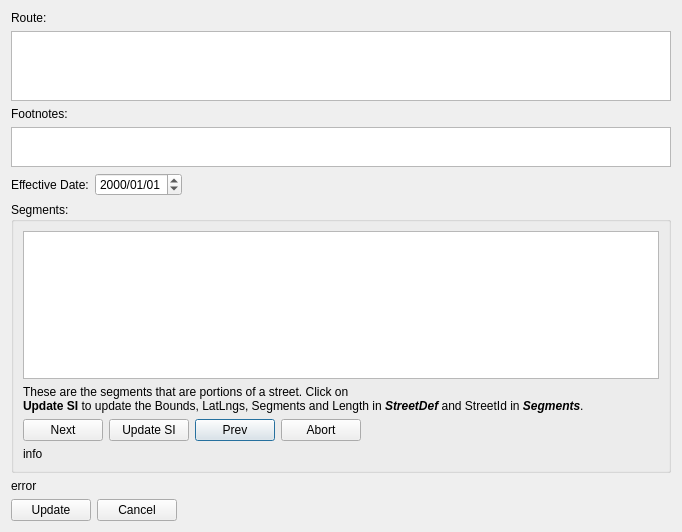
<?xml version="1.0" encoding="UTF-8"?>
<ui version="4.0">
 <class>DialogUpdateStreets</class>
 <widget class="QDialog" name="DialogUpdateStreets">
  <property name="geometry">
   <rect>
    <x>0</x>
    <y>0</y>
    <width>682</width>
    <height>532</height>
   </rect>
  </property>
  <property name="windowTitle">
   <string>Dialog</string>
  </property>
  <layout class="QGridLayout" name="gridLayout">
   <item row="0" column="0">
    <widget class="QLabel" name="label">
     <property name="text">
      <string>Route:</string>
     </property>
    </widget>
   </item>
   <item row="1" column="0" colspan="2">
    <widget class="QTextEdit" name="textEdit"/>
   </item>
   <item row="2" column="0">
    <widget class="QLabel" name="label_2">
     <property name="text">
      <string>Footnotes:</string>
     </property>
    </widget>
   </item>
   <item row="3" column="0" colspan="2">
    <widget class="QTextEdit" name="textEdit_2">
     <property name="sizePolicy">
      <sizepolicy hsizetype="Expanding" vsizetype="Fixed">
       <horstretch>0</horstretch>
       <verstretch>0</verstretch>
      </sizepolicy>
     </property>
     <property name="maximumSize">
      <size>
       <width>16777215</width>
       <height>40</height>
      </size>
     </property>
    </widget>
   </item>
   <item row="4" column="0" colspan="2">
    <layout class="QHBoxLayout" name="horizontalLayout_2">
     <item>
      <widget class="QLabel" name="label_4">
       <property name="text">
        <string>Effective Date:</string>
       </property>
      </widget>
     </item>
     <item>
      <widget class="QDateEdit" name="dateEdit">
       <property name="displayFormat">
        <string>yyyy/MM/dd</string>
       </property>
      </widget>
     </item>
     <item>
      <spacer name="horizontalSpacer_3">
       <property name="orientation">
        <enum>Qt::Orientation::Horizontal</enum>
       </property>
       <property name="sizeHint" stdset="0">
        <size>
         <width>40</width>
         <height>20</height>
        </size>
       </property>
      </spacer>
     </item>
    </layout>
   </item>
   <item row="5" column="0" colspan="2">
    <widget class="QGroupBox" name="groupBox">
     <property name="enabled">
      <bool>true</bool>
     </property>
     <property name="title">
      <string>Segments:</string>
     </property>
     <layout class="QGridLayout" name="gridLayout_2">
      <item row="1" column="0" colspan="5">
       <widget class="QLabel" name="label_3">
        <property name="text">
         <string>&lt;html&gt;&lt;head/&gt;&lt;body&gt;&lt;p&gt;These are the segments that are portions of a street. Click on &lt;br/&gt;&lt;span style=&quot; font-weight:700;&quot;&gt;Update SI&lt;/span&gt; to update the Bounds, LatLngs, Segments and Length in &lt;span style=&quot; font-weight:700; font-style:italic;&quot;&gt;StreetDef&lt;/span&gt; and StreetId in &lt;span style=&quot; font-weight:700; font-style:italic;&quot;&gt;Segments&lt;/span&gt;. &lt;/p&gt;&lt;/body&gt;&lt;/html&gt;</string>
        </property>
        <property name="wordWrap">
         <bool>true</bool>
        </property>
       </widget>
      </item>
      <item row="2" column="2">
       <widget class="QPushButton" name="pbPrev">
        <property name="toolTip">
         <string>&lt;html&gt;&lt;head/&gt;&lt;body&gt;&lt;p&gt;Previos street&lt;/p&gt;&lt;/body&gt;&lt;/html&gt;</string>
        </property>
        <property name="text">
         <string>Prev</string>
        </property>
        <property name="icon">
         <iconset>
          <normaloff>Resources/go-previous.png</normaloff>Resources/go-previous.png</iconset>
        </property>
       </widget>
      </item>
      <item row="2" column="0">
       <widget class="QPushButton" name="pbNext">
        <property name="toolTip">
         <string>&lt;html&gt;&lt;head/&gt;&lt;body&gt;&lt;p&gt;Next street&lt;/p&gt;&lt;/body&gt;&lt;/html&gt;</string>
        </property>
        <property name="text">
         <string>Next</string>
        </property>
        <property name="icon">
         <iconset>
          <normaloff>Resources/go-next.png</normaloff>Resources/go-next.png</iconset>
        </property>
       </widget>
      </item>
      <item row="3" column="0" colspan="5">
       <widget class="QLabel" name="lblInfo">
        <property name="text">
         <string>info</string>
        </property>
       </widget>
      </item>
      <item row="2" column="1">
       <widget class="QPushButton" name="pbUpdateSegments">
        <property name="toolTip">
         <string>&lt;html&gt;&lt;head/&gt;&lt;body&gt;&lt;p&gt;Update StreetInfo&lt;/p&gt;&lt;/body&gt;&lt;/html&gt;</string>
        </property>
        <property name="text">
         <string>Update SI</string>
        </property>
       </widget>
      </item>
      <item row="2" column="4">
       <spacer name="horizontalSpacer_2">
        <property name="orientation">
         <enum>Qt::Orientation::Horizontal</enum>
        </property>
        <property name="sizeHint" stdset="0">
         <size>
          <width>464</width>
          <height>20</height>
         </size>
        </property>
       </spacer>
      </item>
      <item row="0" column="0" colspan="5">
       <widget class="QTableView" name="segmentView">
        <property name="enabled">
         <bool>true</bool>
        </property>
       </widget>
      </item>
      <item row="2" column="3">
       <widget class="QPushButton" name="pbAbort">
        <property name="text">
         <string>Abort</string>
        </property>
       </widget>
      </item>
     </layout>
    </widget>
   </item>
   <item row="6" column="0">
    <widget class="QLabel" name="lblHelp">
     <property name="text">
      <string>error</string>
     </property>
    </widget>
   </item>
   <item row="7" column="0">
    <layout class="QHBoxLayout" name="horizontalLayout">
     <item>
      <widget class="QPushButton" name="pbUpdate">
       <property name="text">
        <string>Update</string>
       </property>
      </widget>
     </item>
     <item>
      <widget class="QPushButton" name="pbCancel">
       <property name="text">
        <string>Cancel</string>
       </property>
      </widget>
     </item>
    </layout>
   </item>
   <item row="7" column="1">
    <spacer name="horizontalSpacer">
     <property name="orientation">
      <enum>Qt::Orientation::Horizontal</enum>
     </property>
     <property name="sizeHint" stdset="0">
      <size>
       <width>40</width>
       <height>20</height>
      </size>
     </property>
    </spacer>
   </item>
  </layout>
 </widget>
 <resources/>
 <connections/>
</ui>
